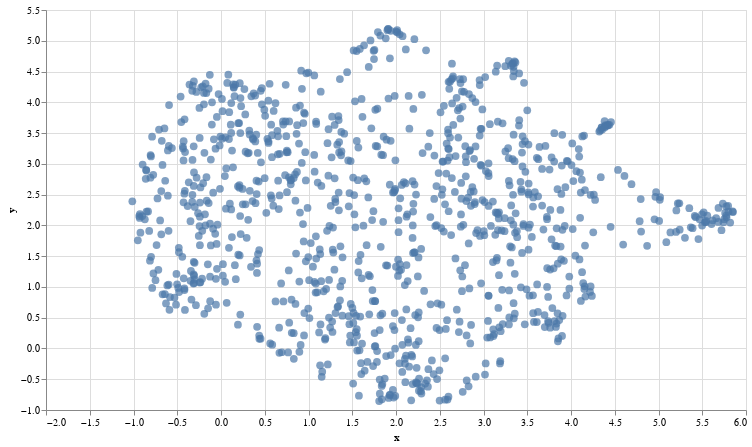

Notebook cell for this chart:
### Markdown cell above
## 4. Visualizing the archive
Finally, let's plot out all the questions onto a 2D chart so you're able to visualize the semantic similarities of this dataset!

### Code cell
#@title Plot the archive {display-mode: "form"}

# UMAP reduces the dimensions from 1024 to 2 dimensions that we can plot
reducer = umap.UMAP(n_neighbors=20) 
umap_embeds = reducer.fit_transform(embeds)
# Prepare the data to plot and interactive visualization
# using Altair
df_explore = pd.DataFrame(data={'text': df['text']})
df_explore['x'] = umap_embeds[:,0]
df_explore['y'] = umap_embeds[:,1]

# Plot
chart = alt.Chart(df_explore).mark_circle(size=60).encode(
    x=#'x',
    alt.X('x',
        scale=alt.Scale(zero=False)
    ),
    y=
    alt.Y('y',
        scale=alt.Scale(zero=False)
    ),
    tooltip=['text']
).properties(
    width=700,
    height=400
)
chart.interactive()

### Figure 1 — Vega-Lite specification as saved in the notebook (floating-point values rounded to 4 significant figures; data arrays with more than 128 entries replaced by an {"elided": "..."} marker saying what was removed)
{"config": {"view": {"continuousWidth": 400, "continuousHeight": 300}}, "data": {"name": "data-e04fed284e03b84e921fe9ceca78c3fc"}, "mark": {"type": "circle", "size": 60}, "encoding": {"tooltip": [{"type": "nominal", "field": "text"}], "x": {"type": "quantitative", "field": "x", "scale": {"zero": false}}, "y": {"type": "quantitative", "field": "y", "scale": {"zero": false}}}, "height": 400, "selection": {"selector001": {"type": "interval", "bind": "scales", "encodings": ["x", "y"]}}, "width": 700, "$schema": "https://vega.github.io/schema/vega-lite/v4.8.1.json", "datasets": {"data-e04fed284e03b84e921fe9ceca78c3fc": {"elided": "1000 records"}}}
